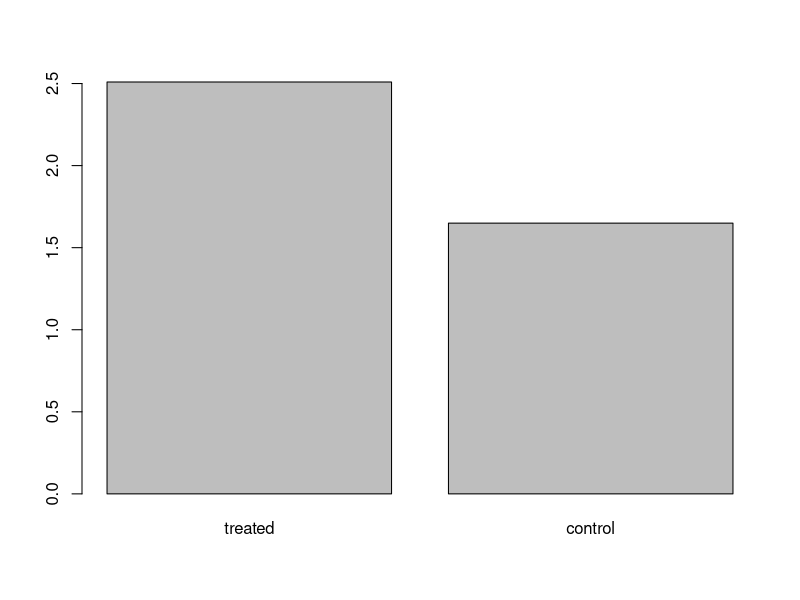
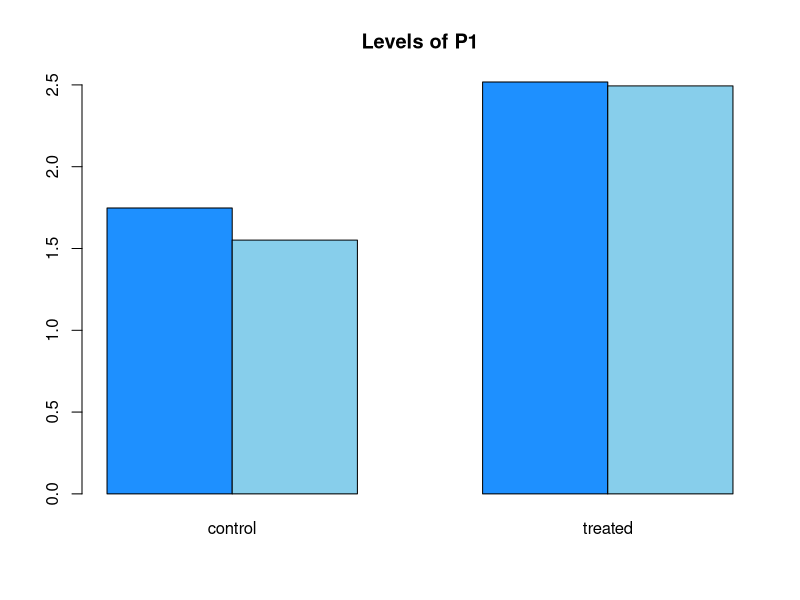

Source code (R) for these figures, in order: (Note: this script raises an error after producing the figures.)
## ---- chunk 1

western <- read.delim("./datasets/western.txt")
western

## ---- chunk 2
table(western$Treated)
table(western$CellType)

table(western$Treated, western$CellType)


## ---- chunk 3
means <- c(treated=mean(western$P1[western$Treated=="treated"]), control=mean(western$P1[western$Treated=="control"]))
barplot(means)
## ---- chunk 4

means <- tapply(western$P1, list(western$CellType, western$Treated), mean)
means
## ---- chunk 5
barplot(means, beside=TRUE, col = c("dodgerblue", "skyblue"), main="Levels of P1")
legend("topleft", legend = levels(western$CellType), fill =  c("dodgerblue", "skyblue"))
## ---- chunk 6
barplot(means, beside=TRUE, col = c("dodgerblue", "skyblue"), main="Levels of P1", horiz = TRUE)
legend("bottomright", legend = levels(western$CellType), fill =  c("dodgerblue", "skyblue"))
## ---- chunk 7
  boxplot(western$P1~western$Treated)
## ---- chunk 8
  boxplot(P1~CellType*Treated, data=western,  col =  c("dodgerblue", "skyblue"),
          ylab="P1 level")
## ---- chunk 9
  stripchart(P1~CellType*Treated, data=western)
## ---- chunk 10
 stripchart(P1~CellType*Treated, data=western, vertical=TRUE, pch=19)
## ---- chunk 11
  boxplot(P1~CellType*Treated, data=western,  ylab="P1 level")
  stripchart(P1~CellType*Treated, data=western, vertical=TRUE,
             add=TRUE, pch=19, col=c("dodgerblue", "skyblue"))
